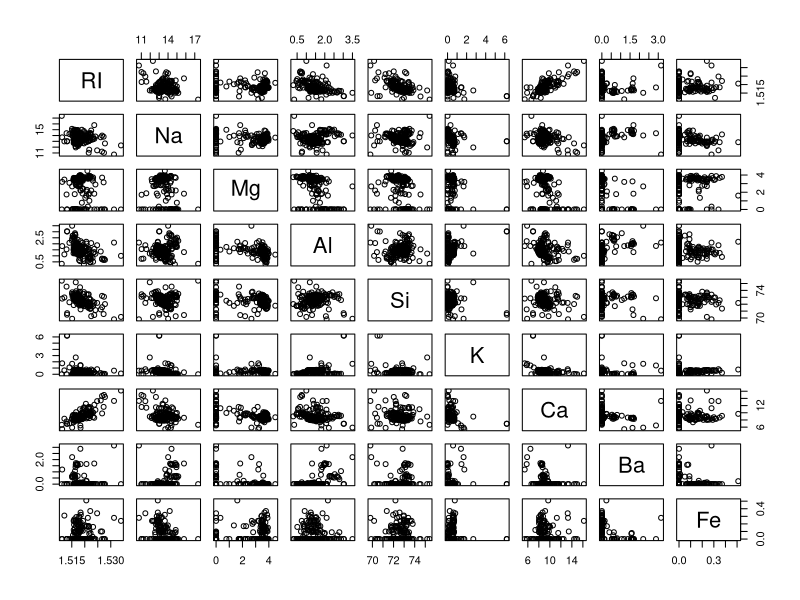
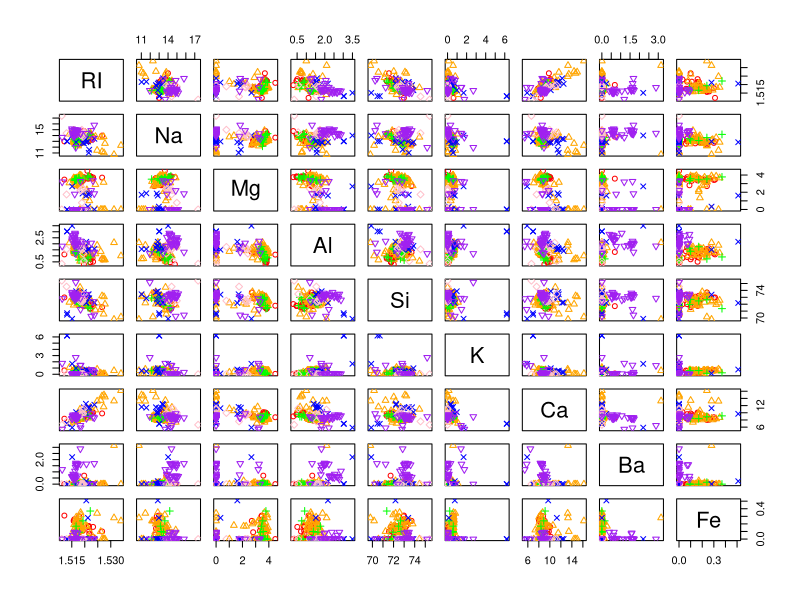

Write the R code that produced these figures, in order.
install.packages("mlbench")

# 1
library(mlbench)
data("Glass")
myds <- Glass

# 2
plot(myds[, - which(names(myds) == "Type")])

# 3
cor(myds[, - which(names(myds) == "Type")])

# 4
length(unique(myds[, which(names(myds) == "Type")]))

data <- myds[, - which(names(myds) == "Type")]
point <- as.numeric(myds$Type)
color <- c("red", "orange", "green", "blue", "pink", "purple")

pairs(
    data,
    pch = c(point),
    col = color[point]
)
